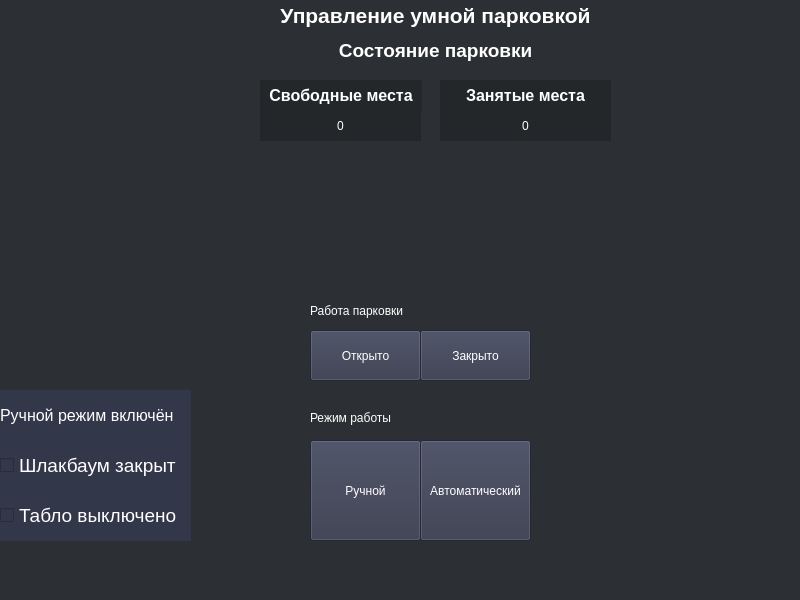
<?xml version="1.0" encoding="UTF-8"?>
<ui version="4.0">
 <class>MainWindow</class>
 <widget class="QMainWindow" name="MainWindow">
  <property name="geometry">
   <rect>
    <x>0</x>
    <y>0</y>
    <width>800</width>
    <height>600</height>
   </rect>
  </property>
  <property name="windowTitle">
   <string>MainWindow</string>
  </property>
  <property name="styleSheet">
   <string notr="true">background-color: white;
background-color: #2C2F33;
color: #FFFFFF;</string>
  </property>
  <widget class="QWidget" name="centralwidget">
   <widget class="QPushButton" name="pushButton">
    <property name="geometry">
     <rect>
      <x>310</x>
      <y>330</y>
      <width>111</width>
      <height>51</height>
     </rect>
    </property>
    <property name="styleSheet">
     <string notr="true">background-color: #33374A;</string>
    </property>
    <property name="text">
     <string>Открыто</string>
    </property>
   </widget>
   <widget class="QLabel" name="label">
    <property name="geometry">
     <rect>
      <x>260</x>
      <y>0</y>
      <width>351</width>
      <height>31</height>
     </rect>
    </property>
    <property name="font">
     <font>
      <pointsize>16</pointsize>
      <bold>true</bold>
     </font>
    </property>
    <property name="text">
     <string>Управление умной парковкой</string>
    </property>
    <property name="alignment">
     <set>Qt::AlignmentFlag::AlignCenter</set>
    </property>
   </widget>
   <widget class="QLabel" name="label_2">
    <property name="geometry">
     <rect>
      <x>310</x>
      <y>40</y>
      <width>251</width>
      <height>21</height>
     </rect>
    </property>
    <property name="font">
     <font>
      <pointsize>14</pointsize>
      <bold>true</bold>
     </font>
    </property>
    <property name="text">
     <string>Состояние парковки</string>
    </property>
    <property name="alignment">
     <set>Qt::AlignmentFlag::AlignCenter</set>
    </property>
   </widget>
   <widget class="QCheckBox" name="checkBox">
    <property name="geometry">
     <rect>
      <x>0</x>
      <y>440</y>
      <width>191</width>
      <height>51</height>
     </rect>
    </property>
    <property name="font">
     <font>
      <pointsize>14</pointsize>
     </font>
    </property>
    <property name="styleSheet">
     <string notr="true">background-color: #33374A;</string>
    </property>
    <property name="text">
     <string>Шлакбаум закрыт</string>
    </property>
   </widget>
   <widget class="QLabel" name="label_4">
    <property name="geometry">
     <rect>
      <x>260</x>
      <y>80</y>
      <width>162</width>
      <height>31</height>
     </rect>
    </property>
    <property name="font">
     <font>
      <pointsize>12</pointsize>
      <bold>true</bold>
     </font>
    </property>
    <property name="styleSheet">
     <string notr="true">background-color: #23272A;</string>
    </property>
    <property name="text">
     <string>Свободные места</string>
    </property>
    <property name="alignment">
     <set>Qt::AlignmentFlag::AlignCenter</set>
    </property>
   </widget>
   <widget class="QLabel" name="label_3">
    <property name="geometry">
     <rect>
      <x>440</x>
      <y>80</y>
      <width>171</width>
      <height>31</height>
     </rect>
    </property>
    <property name="font">
     <font>
      <pointsize>12</pointsize>
      <bold>true</bold>
     </font>
    </property>
    <property name="styleSheet">
     <string notr="true">background-color: #23272A;</string>
    </property>
    <property name="text">
     <string>Занятые места</string>
    </property>
    <property name="alignment">
     <set>Qt::AlignmentFlag::AlignCenter</set>
    </property>
   </widget>
   <widget class="QLabel" name="label_8">
    <property name="geometry">
     <rect>
      <x>260</x>
      <y>110</y>
      <width>161</width>
      <height>31</height>
     </rect>
    </property>
    <property name="styleSheet">
     <string notr="true">background-color: #23272A;</string>
    </property>
    <property name="text">
     <string>0</string>
    </property>
    <property name="alignment">
     <set>Qt::AlignmentFlag::AlignCenter</set>
    </property>
   </widget>
   <widget class="QLabel" name="label_9">
    <property name="geometry">
     <rect>
      <x>440</x>
      <y>110</y>
      <width>171</width>
      <height>31</height>
     </rect>
    </property>
    <property name="styleSheet">
     <string notr="true">background-color: #23272A;</string>
    </property>
    <property name="text">
     <string>0</string>
    </property>
    <property name="alignment">
     <set>Qt::AlignmentFlag::AlignCenter</set>
    </property>
   </widget>
   <widget class="QLabel" name="label_10">
    <property name="geometry">
     <rect>
      <x>310</x>
      <y>300</y>
      <width>101</width>
      <height>21</height>
     </rect>
    </property>
    <property name="text">
     <string>Работа парковки</string>
    </property>
   </widget>
   <widget class="QPushButton" name="pushButton_2">
    <property name="geometry">
     <rect>
      <x>420</x>
      <y>330</y>
      <width>111</width>
      <height>51</height>
     </rect>
    </property>
    <property name="styleSheet">
     <string notr="true">background-color: #33374A;</string>
    </property>
    <property name="text">
     <string>Закрыто</string>
    </property>
   </widget>
   <widget class="QPushButton" name="pushButton_3">
    <property name="geometry">
     <rect>
      <x>310</x>
      <y>440</y>
      <width>111</width>
      <height>101</height>
     </rect>
    </property>
    <property name="styleSheet">
     <string notr="true">background-color: #33374A;</string>
    </property>
    <property name="text">
     <string>Ручной</string>
    </property>
   </widget>
   <widget class="QPushButton" name="pushButton_4">
    <property name="geometry">
     <rect>
      <x>420</x>
      <y>440</y>
      <width>111</width>
      <height>101</height>
     </rect>
    </property>
    <property name="styleSheet">
     <string notr="true">background-color: #33374A;</string>
    </property>
    <property name="text">
     <string>Автоматический</string>
    </property>
   </widget>
   <widget class="QLabel" name="label_11">
    <property name="geometry">
     <rect>
      <x>310</x>
      <y>410</y>
      <width>91</width>
      <height>16</height>
     </rect>
    </property>
    <property name="text">
     <string>Режим работы</string>
    </property>
   </widget>
   <widget class="QCheckBox" name="checkBox_2">
    <property name="geometry">
     <rect>
      <x>0</x>
      <y>490</y>
      <width>191</width>
      <height>51</height>
     </rect>
    </property>
    <property name="font">
     <font>
      <pointsize>14</pointsize>
     </font>
    </property>
    <property name="styleSheet">
     <string notr="true">background-color: #33374A;</string>
    </property>
    <property name="text">
     <string>Табло выключено</string>
    </property>
   </widget>
   <widget class="QLabel" name="label_5">
    <property name="geometry">
     <rect>
      <x>0</x>
      <y>390</y>
      <width>191</width>
      <height>51</height>
     </rect>
    </property>
    <property name="font">
     <font>
      <pointsize>12</pointsize>
     </font>
    </property>
    <property name="styleSheet">
     <string notr="true">background-color: #33374A;</string>
    </property>
    <property name="text">
     <string>Ручной режим включён</string>
    </property>
    <property name="alignment">
     <set>Qt::AlignmentFlag::AlignLeading|Qt::AlignmentFlag::AlignLeft|Qt::AlignmentFlag::AlignVCenter</set>
    </property>
   </widget>
  </widget>
  <widget class="QMenuBar" name="menubar">
   <property name="geometry">
    <rect>
     <x>0</x>
     <y>0</y>
     <width>800</width>
     <height>21</height>
    </rect>
   </property>
  </widget>
  <widget class="QStatusBar" name="statusbar"/>
 </widget>
 <resources/>
 <connections/>
</ui>
